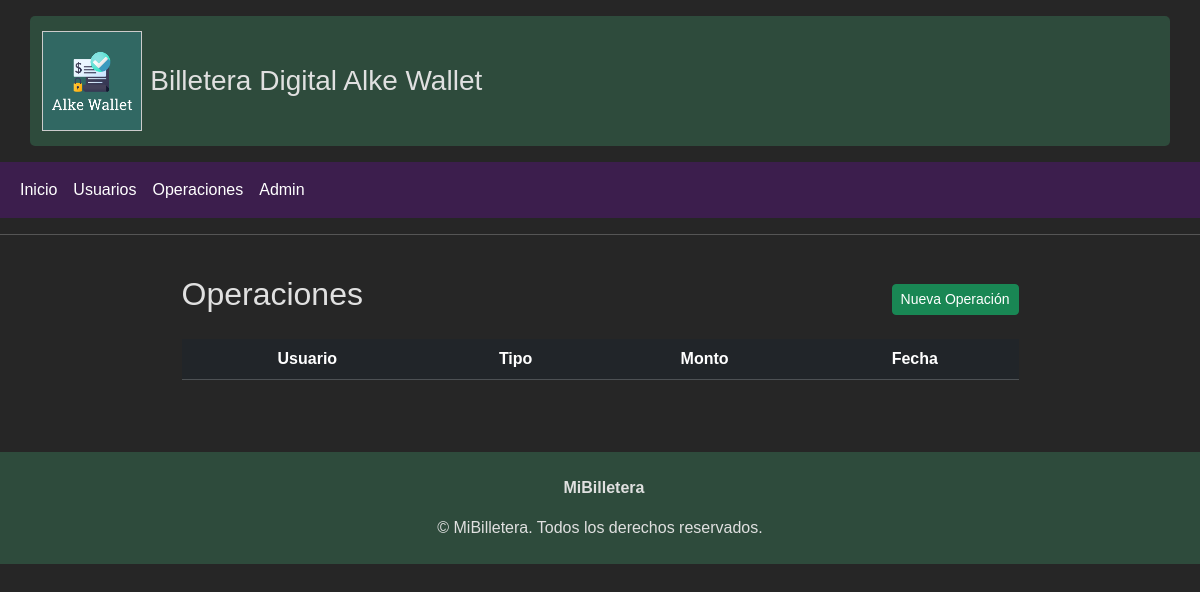
Page /operaciones/ on the earlier database version.
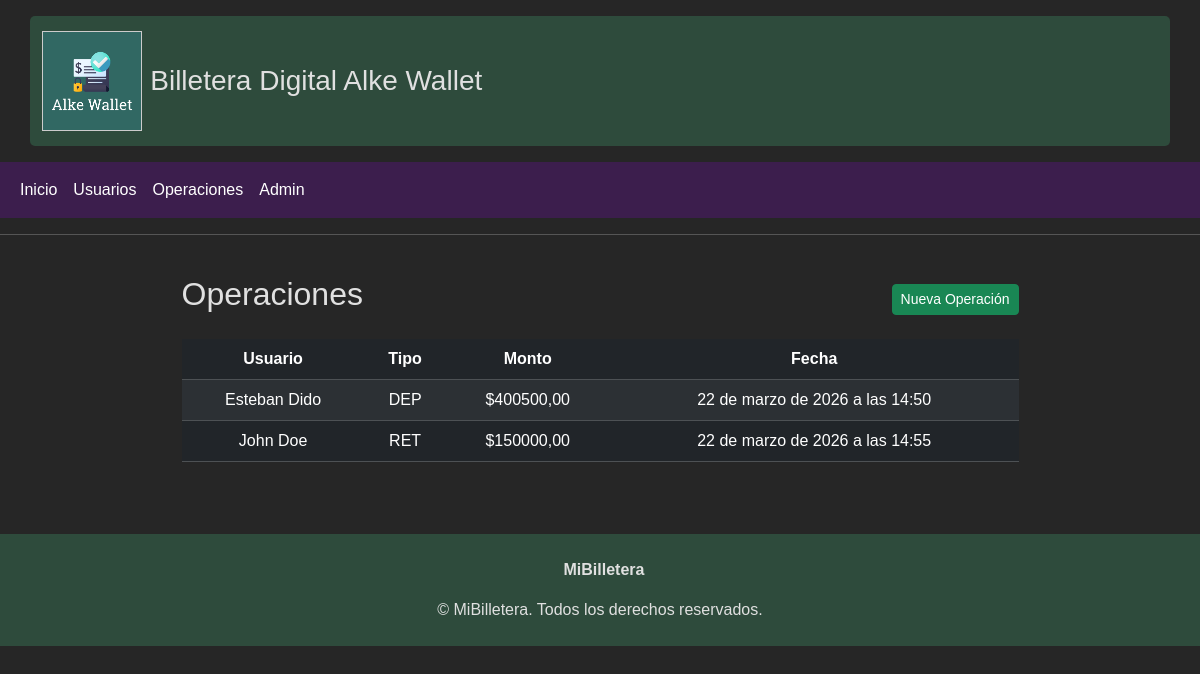
Same page on the later database version.
### apps/wallet/models.py (models this page shows, shortened)
class Operacion(models.Model):
    TIPO = [
        ('DEP', 'Depósito'),
        ('RET', 'Retiro'),
    ]
    usuario = models.ForeignKey(Usuario, on_delete=models.CASCADE, related_name='operaciones')
    tipo = models.CharField(max_length=3, choices=TIPO)
    monto = models.DecimalField(max_digits=10, decimal_places=2)
    fecha = models.DateTimeField(auto_now_add=True)

class Usuario(models.Model):
    nombre = models.CharField(max_length=100)
    email = models.EmailField(unique=True)
    saldo = models.DecimalField(max_digits=12, decimal_places=2, default=0)

### apps/wallet/views.py (the view)
# urls.py: path('operaciones/', views.lista_operaciones, name='lista_operaciones'),
def lista_operaciones(request):
    operaciones = Operacion.objects.select_related('usuario').all()
    return render(request, 'wallet/lista_operaciones.html', {'operaciones': operaciones})

### templates/wallet/lista_operaciones.html (shortened to what this page needs)
{% extends 'base.html' %}
{% block content %}
<div class="container my-4 d-flex flex-column align-items-center">
    <div class="d-flex justify-content-between align-items-center mb-3 w-75">
        <h2>Operaciones</h2>
        <a href="{% url 'crear_operacion' %}" class="btn btn-success btn-sm">Nueva Operación</a>
    </div>
    <div class="table-responsive w-75">
        <table class="table table-dark table-striped table-hover text-center mb-0">
            <thead>
                <tr>
                    <th>Usuario</th>
                    <th>Tipo</th>
                    <th>Monto</th>
                    <th>Fecha</th>
                </tr>
            </thead>
            <tbody>
                {% for op in operaciones %}
                <tr>
                    <td>{{ op.usuario.nombre }}</td>
                    <td>{{ op.tipo }}</td>
                    <td>${{ op.monto }}</td>
                    <td>{{ op.fecha }}</td>
                </tr>
                {% endfor %}
            </tbody>
        </table>
    </div>
</div>
{% endblock %}

Differences in the rows shown:
added Operacion: usuario.nombre "Esteban Dido", tipo "DEP", monto "400500,00", fecha "22 de marzo de 2026 a las 14:50"
added Operacion: usuario.nombre "John Doe", tipo "RET", monto "150000,00", fecha "22 de marzo de 2026 a las 14:55"
